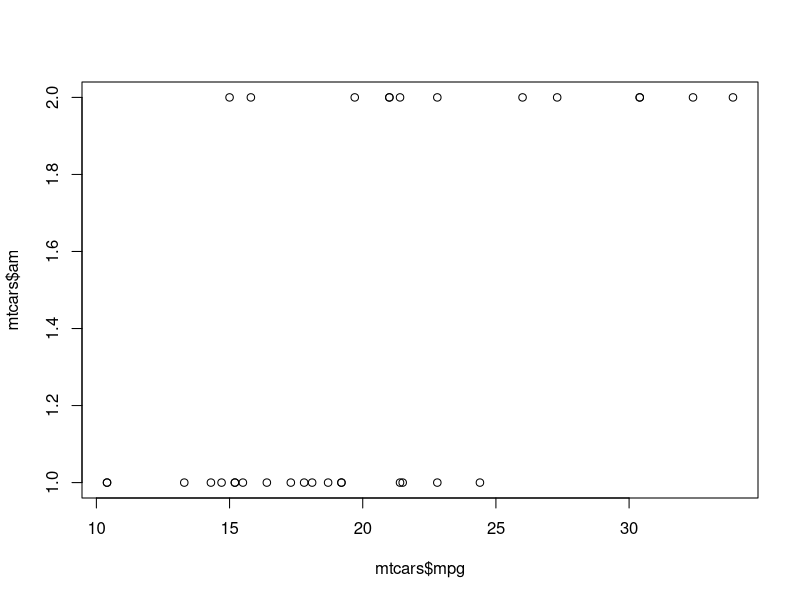
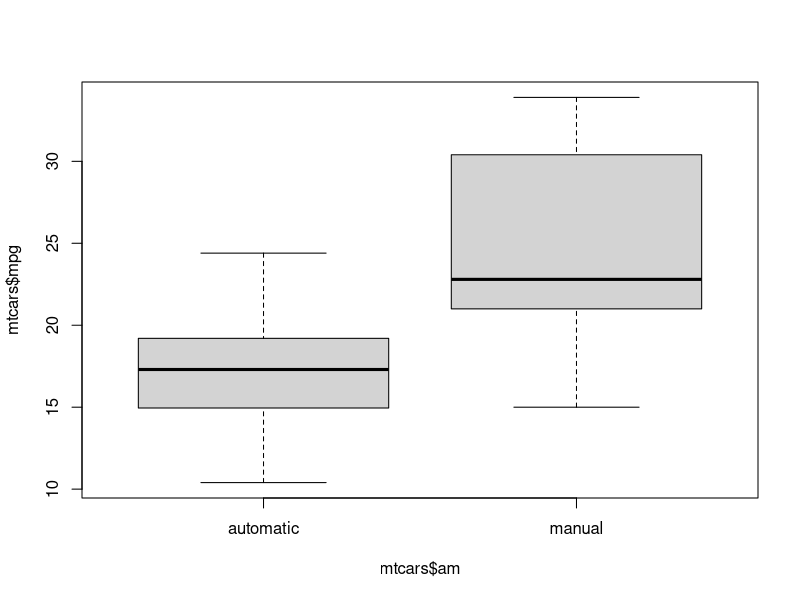
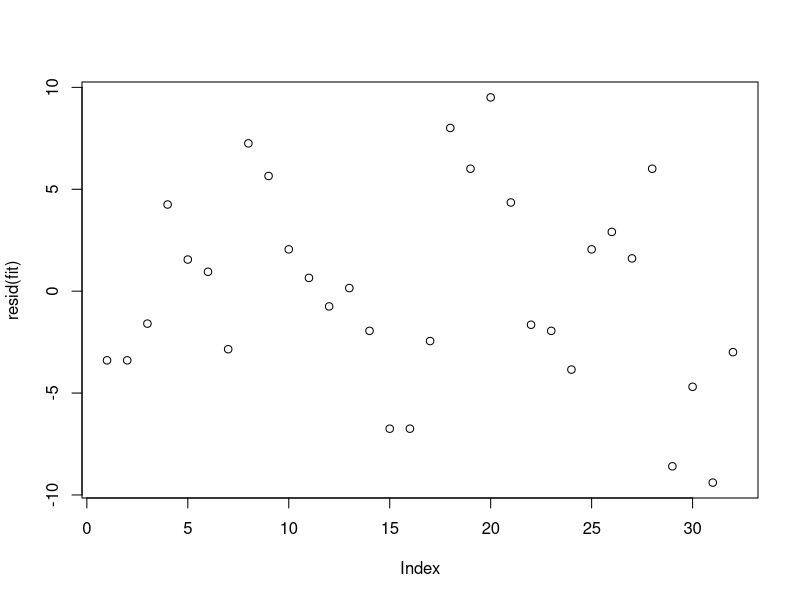

Generate these figures, in order, with R:
## ---- chunk 1
#load data
data(mtcars)

#change the number by a label
mtcars$am[mtcars$am==0] <- "automatic"
mtcars$am[mtcars$am==1] <- "manual"
mtcars$am <- as.factor(mtcars$am)
## ---- chunk 2
fit<-lm(mtcars$mpg~mtcars$am)
summary(fit)
## ---- chunk 3
sumCoef.coef<-summary(fit)$coefficient[1,1]
sumCoef.stdError<-summary(fit)$coefficient[1,2]

intrv<-sumCoef.coef+c(-1,1)*qt(.975,df=fit$df)*sumCoef.stdError
intrv
## ---- chunk 4
plot(mtcars$mpg,mtcars$am)
## ---- chunk 5
boxplot(mtcars$mpg~mtcars$am)
## ---- chunk 6
plot(resid(fit))
